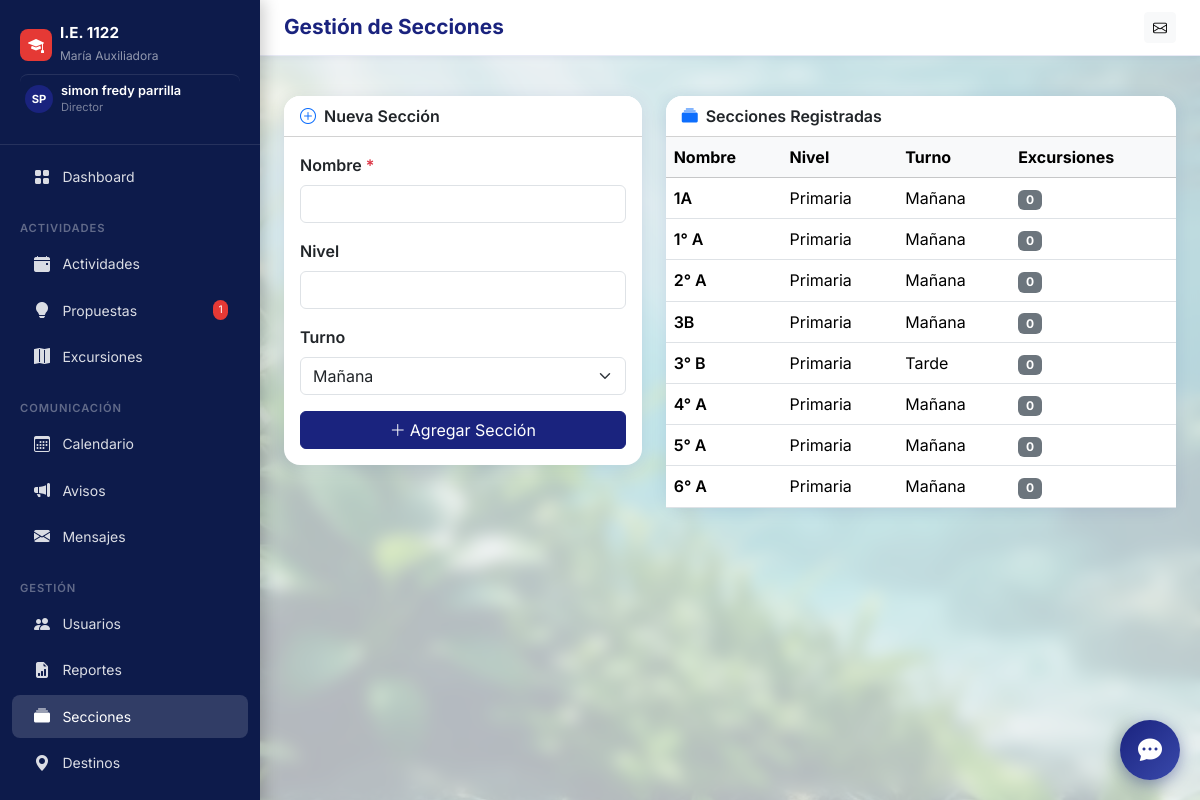
Screenshot of /config/secciones/ (signed in) with the database file from the repository.
### core/models.py (models this page shows, shortened)
class User(AbstractUser):
    ROLE_CHOICES = [
        ('director', 'Director'),
        ('docente', 'Docente'),
    ]
    role = models.CharField(max_length=20, choices=ROLE_CHOICES, default='docente', verbose_name='Rol')
    email = models.EmailField(unique=True, verbose_name='Correo electrónico')
    telefono = models.CharField(max_length=15, blank=True, verbose_name='Teléfono')
    fecha_nacimiento = models.DateField(null=True, blank=True, verbose_name='Fecha de nacimiento')
    foto_perfil = models.ImageField(upload_to='perfiles/', blank=True, null=True, verbose_name='Foto de perfil')
    seccion_asignada = models.CharField(max_length=50, blank=True, verbose_name='Sección / Grado asignado', help_text='Ej: 3B, 5A, ED.FISICA')
    class Meta:
        verbose_name = 'Usuario'
        verbose_name_plural = 'Usuarios'
    @property
    def is_director(self):
        return self.role == 'director'

class Seccion(models.Model):
    nombre = models.CharField(max_length=100, unique=True, verbose_name='Nombre')
    nivel = models.CharField(max_length=50, blank=True, verbose_name='Nivel')
    turno = models.CharField(
        max_length=20,
        choices=[('mañana', 'Mañana'), ('tarde', 'Tarde'), ('noche', 'Noche')],
        default='mañana',
        verbose_name='Turno'
    )
    class Meta:
        verbose_name = 'Sección'
        verbose_name_plural = 'Secciones'
        ordering = ['nombre']

### core/views.py (the view)
# urls.py: path('config/secciones/', views.secciones_lista, name='secciones_lista'),
@director_required
def secciones_lista(request):
    secciones = Seccion.objects.annotate(num_excursiones=Count('excursiones'))
    form = SeccionForm(request.POST or None)
    if request.method == 'POST' and form.is_valid():
        form.save()
        messages.success(request, 'Sección creada.')
        return redirect('secciones_lista')
    return render(request, 'config/secciones.html', {'secciones': secciones, 'form': form})

### core/forms.py
class SeccionForm(forms.ModelForm):
    class Meta:
        model = Seccion
        fields = ['nombre', 'nivel', 'turno']
        widgets = {
            'nombre': forms.TextInput(attrs={'class': 'form-control'}),
            'nivel': forms.TextInput(attrs={'class': 'form-control'}),
            'turno': forms.Select(attrs={'class': 'form-select'}),
        }

### core/context_processors.py (called while the page is built)
def global_context(request):
    if request.user.is_authenticated:
        mensajes_no_leidos = Mensaje.objects.filter(
            para_usuario=request.user, leido=False
        ).count()
        pendientes_count = 0
        if request.user.is_director:
            pendientes_count = PropuestaActividad.objects.filter(estado='pendiente').count()
        return {
            'mensajes_no_leidos': mensajes_no_leidos,
            'pendientes_count': pendientes_count,
        }
    return {}

### core/views.py (called while the page is built)
def director_required(view_func):
    @functools.wraps(view_func)
    @login_required
    def wrapper(request, *args, **kwargs):
        if not request.user.is_director:
            messages.error(request, 'Acceso restringido: solo el director puede realizar esta acción.')
            return redirect('dashboard')
        return view_func(request, *args, **kwargs)
    return wrapper

### templates/config/secciones.html (shortened to what this page needs)
{% extends 'base.html' %}
{% block page_title %}Gestión de Secciones{% endblock %}
{% block content %}
<div class="row g-4">
  <div class="col-lg-5">
    <div class="card">
      <div class="card-header bg-white"><i class="bi bi-plus-circle text-primary me-2"></i>Nueva Sección</div>
      <div class="card-body">
        <form method="post">
          <div class="mb-3">
            <label class="form-label fw-semibold">Nombre <span class="text-danger">*</span></label>
            {{ form.nombre }}
          </div>
          <div class="mb-3">
            <label class="form-label fw-semibold">Nivel</label>
            {{ form.nivel }}
          </div>
          <div class="mb-3">
            <label class="form-label fw-semibold">Turno</label>
            {{ form.turno }}
          </div>
          <button type="submit" class="btn btn-primary w-100">
            <i class="bi bi-plus-lg me-1"></i>Agregar Sección
          </button>
        </form>
      </div>
    </div>
  </div>
  <div class="col-lg-7">
    <div class="card">
      <div class="card-header bg-white"><i class="bi bi-collection-fill text-primary me-2"></i>Secciones Registradas</div>
      <div class="card-body p-0">
        <table class="table table-hover mb-0">
          <thead class="table-light"><tr><th>Nombre</th><th>Nivel</th><th>Turno</th><th>Excursiones</th></tr></thead>
          <tbody>
            {% for s in secciones %}
            <tr>
              <td class="fw-semibold">{{ s.nombre }}</td>
              <td>{{ s.nivel|default:"—" }}</td>
              <td>{{ s.get_turno_display }}</td>
              <td><span class="badge bg-secondary">{{ s.num_excursiones }}</span></td>
            </tr>
            {% empty %}
            <tr><td colspan="4" class="text-center text-muted py-3">Sin secciones registradas</td></tr>
            {% endfor %}
          </tbody>
        </table>
      </div>
    </div>
  </div>
</div>
{% endblock %}

### templates/base.html (shortened to what this page needs)
<!DOCTYPE html>
<html lang="es">
<head>
  <link href="https://cdn.jsdelivr.net/npm/bootstrap@5.3.3/dist/css/bootstrap.min.css" rel="stylesheet">
  <link href="https://cdn.jsdelivr.net/npm/bootstrap-icons@1.11.3/font/bootstrap-icons.css" rel="stylesheet">
</head>
<body>
  <nav id="sidebar">
    <div class="sidebar-brand">
      <div class="d-flex align-items-center gap-2 mb-1">
        <div
          style="background:#e53935;width:32px;height:32px;border-radius:8px;display:flex;align-items:center;justify-content:center;">
          <i class="bi bi-mortarboard-fill text-white"></i>
        </div>
        <div>
          <h6>I.E. 1122</h6>
          <small>María Auxiliadora</small>
        </div>
      </div>
      {% if user.is_authenticated %}
      <a href="{% url 'perfil' %}" class="text-decoration-none d-flex align-items-center gap-2 mt-2 pt-2 profile-link"
        style="border-top:1px solid rgba(255,255,255,0.1)">
        {% if user.foto_perfil %}
        <img src="{{ user.foto_perfil.url }}" class="rounded-circle" width="28" height="28" style="object-fit:cover;">
        {% else %}
        <div class="avatar-placeholder" style="width:28px;height:28px;font-size:.7rem;">
          {{ user.first_name|first|upper }}{{ user.last_name|first|upper }}
        </div>
        {% endif %}
        <div>
          <div style="color:#fff;font-size:.8rem;font-weight:600;line-height:1.2;">
            {{ user.get_full_name|default:user.username }}
          </div>
          <div style="color:rgba(255,255,255,.45);font-size:.7rem;">
            {{ user.get_role_display }}
          </div>
        </div>
      </a>
      {% endif %}
    </div>
    <ul class="nav flex-column py-2">
      <li><a class="nav-link {% if request.resolver_match.url_name == 'dashboard' %}active{% endif %}"
          href="{% url 'dashboard' %}">
          <i class="bi bi-grid-fill"></i> Dashboard
        </a></li>
      <div class="nav-section">Actividades</div>
      <li><a class="nav-link {% if 'actividades' in request.path %}active{% endif %}"
          href="{% url 'actividades_lista' %}">
          <i class="bi bi-calendar-event-fill"></i> Actividades
        </a></li>
      <li><a class="nav-link {% if 'propuestas' in request.path %}active{% endif %}"
          href="{% url 'propuestas_lista' %}">
          <i class="bi bi-lightbulb-fill"></i> Propuestas
          {% if user.is_director %}
          {% with cnt=pendientes_count %}{% if cnt %}<span class="badge-count">{{ cnt }}</span>{% endif %}{% endwith %}
          {% endif %}
        </a></li>
      <li><a class="nav-link {% if 'excursiones' in request.path %}active{% endif %}"
          href="{% url 'excursiones_lista' %}">
          <i class="bi bi-map-fill"></i> Excursiones
        </a></li>
      <div class="nav-section">Comunicación</div>
      <li><a class="nav-link {% if 'calendario' in request.path %}active{% endif %}"
          href="{% url 'calendario_actividades' %}">
          <i class="bi bi-calendar3"></i> Calendario
        </a></li>
      <li><a class="nav-link {% if 'avisos' in request.path %}active{% endif %}" href="{% url 'avisos_lista' %}">
          <i class="bi bi-megaphone-fill"></i> Avisos
        </a></li>
      <li><a class="nav-link {% if 'mensajes' in request.path %}active{% endif %}" href="{% url 'mensajes_bandeja' %}">
          <i class="bi bi-envelope-fill"></i> Mensajes
        </a></li>
      {% if user.is_director %}
      <div class="nav-section">Gestión</div>
      <li><a class="nav-link {% if 'usuarios' in request.path %}active{% endif %}" href="{% url 'usuarios_lista' %}">
          <i class="bi bi-people-fill"></i> Usuarios
        </a></li>
      <li><a class="nav-link {% if 'reportes' in request.path %}active{% endif %}" href="{% url 'reportes_panel' %}">
          <i class="bi bi-file-earmark-bar-graph-fill"></i> Reportes
        </a></li>
      <li><a class="nav-link {% if 'secciones' in request.path %}active{% endif %}" href="{% url 'secciones_lista' %}">
          <i class="bi bi-collection-fill"></i> Secciones
        </a></li>
      <li><a class="nav-link {% if 'destinos' in request.path %}active{% endif %}" href="{% url 'destinos_lista' %}">
          <i class="bi bi-geo-alt-fill"></i> Destinos
        </a></li>
      <li><a class="nav-link" href="/admin/" target="_blank">
        </a></li>
      {% endif %}
    </ul>
  </nav>
  <div id="main-content">
    <div class="topbar d-flex align-items-center justify-content-between">
      <div class="d-flex align-items-center gap-3">
        <h1 class="page-title">{% block page_title %}{% endblock %}</h1>
      </div>
      <div class="d-flex align-items-center gap-2">
        <a href="{% url 'mensajes_bandeja' %}" class="btn btn-sm btn-light position-relative">
          <i class="bi bi-envelope"></i>
        </a>
      </div>
    </div>
    <div class="px-4 pt-3">
    </div>
    <main class="p-4">
      {% block content %}{% endblock %}
    </main>
  </div>
  <div id="chatbot-widget">
    <button id="chat-toggle" onclick="toggleChat()">
      <i class="bi bi-chat-dots-fill"></i>
    </button>
  </div>
</body>
</html>

### templates/base.html (style rules this page uses)
:root { --primary: #1a237e; --primary-light: #283593; --accent: #e53935; --sidebar-bg: #0d1b4b; --sidebar-text: rgba(255, 255, 255, 0.85); --sidebar-active: rgba(255, 255, 255, 0.15); --body-bg: #f0f2f8; --card-shadow: 0 2px 16px rgba(26, 35, 126, 0.10); }
body { font-family: 'Inter', sans-serif; background: url('/static/img/fondo_agua_plantas.png') no-repeat center center fixed; background-size: cover; min-height: 100vh; animation: dynamicBG 40s linear infinite alternate; }
#sidebar { backdrop-filter: blur(5px); box-shadow: 4px 0 15px rgba(0, 0, 0, 0.2); }
#sidebar { width: 260px; min-height: 100vh; background: var(--sidebar-bg); position: fixed; top: 0; left: 0; z-index: 1000; transition: all .3s ease; overflow-y: auto; }
#sidebar .sidebar-brand { padding: 1.5rem 1.25rem; border-bottom: 1px solid rgba(255, 255, 255, 0.1); }
#sidebar .sidebar-brand h6 { color: #fff; font-weight: 700; margin: 0; font-size: .95rem; }
#sidebar .sidebar-brand small { color: rgba(255, 255, 255, 0.55); font-size: .75rem; }
#sidebar .nav-link { color: var(--sidebar-text); padding: .6rem 1.25rem; border-radius: .5rem; margin: .1rem .75rem; display: flex; align-items: center; gap: .65rem; font-size: .875rem; transition: all .2s; }
#sidebar .nav-link:hover, #sidebar .nav-link.active { background: var(--sidebar-active); color: #fff; }
#sidebar .nav-link i { width: 20px; text-align: center; font-size: 1rem; }
#sidebar .nav-section { color: rgba(255, 255, 255, 0.35); font-size: .7rem; font-weight: 600; text-transform: uppercase; letter-spacing: .08em; padding: .75rem 1.25rem .25rem; margin-top: .5rem; }
#sidebar .badge-count { background: var(--accent); color: #fff; font-size: .65rem; padding: .2em .5em; border-radius: 10px; margin-left: auto; }
#main-content { margin-left: 260px; min-height: 100vh; transition: margin .3s; background: rgba(240, 242, 248, 0.75); backdrop-filter: blur(8px); position: relative; }
.topbar { background: #fff; border-bottom: 1px solid #e8eaf6; padding: .75rem 1.5rem; position: sticky; top: 0; z-index: 900; box-shadow: 0 1px 8px rgba(26, 35, 126, 0.07); }
.page-title { font-size: 1.3rem; font-weight: 700; color: var(--primary); margin: 0; }
.card { border: none; border-radius: 1rem; box-shadow: var(--card-shadow); }
.card-header { border-radius: 1rem 1rem 0 0 !important; font-weight: 600; }
.btn-primary { background: var(--primary); border-color: var(--primary); }
.avatar-placeholder { width: 36px; height: 36px; border-radius: 50%; background: var(--primary); color: #fff; display: inline-flex; align-items: center; justify-content: center; font-weight: 700; font-size: .85rem; }
.profile-link { transition: background 0.2s ease; border-radius: 8px; padding: 5px; }
#chatbot-widget { position: fixed; bottom: 20px; right: 20px; z-index: 9999; font-family: inherit; }
#chat-toggle { width: 60px; height: 60px; border-radius: 50%; background: linear-gradient(135deg, #1a237e 0%, #3949ab 100%); color: white; border: none; box-shadow: 0 4px 15px rgba(26, 35, 126, 0.4); cursor: pointer; display: flex; align-items: center; justify-content: center; transition: transform 0.3s cubic-bezier(0.175, 0.885, 0.32, 1.275); }
#chat-toggle .bi { font-size: 1.5rem; }

### rows the page displays
User: first_name|first "S", last_name|first "P", get_full_name "simon fredy parrilla", role "Director"
Seccion: nombre "1A", nivel "Primaria", turno "Mañana", num_excursiones "0"
Seccion: nombre "1° A", nivel "Primaria", turno "Mañana", num_excursiones "0"
Seccion: nombre "2° A", nivel "Primaria", turno "Mañana", num_excursiones "0"
Seccion: nombre "3B", nivel "Primaria", turno "Mañana", num_excursiones "0"
Seccion: nombre "3° B", nivel "Primaria", turno "Tarde", num_excursiones "0"
Seccion: nombre "4° A", nivel "Primaria", turno "Mañana", num_excursiones "0"
Seccion: nombre "5° A", nivel "Primaria", turno "Mañana", num_excursiones "0"
Seccion: nombre "6° A", nivel "Primaria", turno "Mañana", num_excursiones "0"

### other values shown
{{ cnt }} "1"
